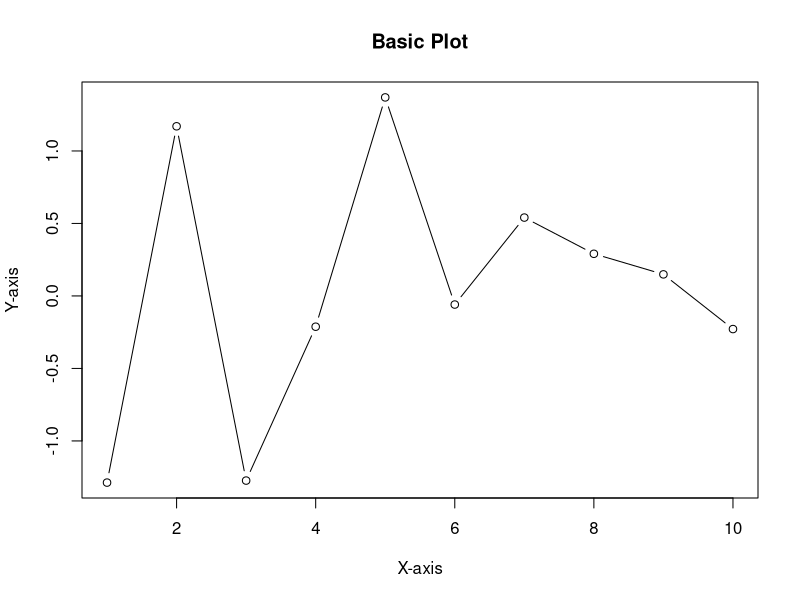

Write the R code that produced this figure. (Note: this script raises an error after producing the figure.)
plot(x = 1:10, y = rnorm(10), type = "b", main = "Basic Plot", xlab = "X-axis", ylab = "Y-axis")


plot(x = 1:10, y=rnom(10), type = "b, mail")